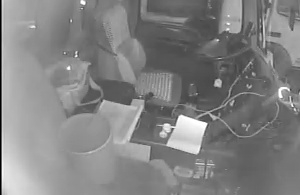
#> input picture labels/random/images/20180625_12_16.jpg, 300 x 195 px; its folder holds 4 pictures in this run
$ python random-random-gen.py
#> lines starting #> are read from the running program, lines starting #| are printed output that depends on the picture
import os, cv2
import random as rd
path = 'random/'
save_folder_anno = path+'annotation/'
save_folder_images = path+'crop_images/'

def gen_bbox(height,width):
    # new_height = rd.randint(1,height-50)
    # new_width = new_height
    new_height = 100
    new_width = 100
    # new_width = rd.randint(1,width-50)
    position = (rd.randint(1,height-new_height), rd.randint(1,width-new_width))
    return position, new_height, new_width

for file in os.listdir(path+'images/'):
    img = cv2.imread(path+'images/'+file)
#> img is the input picture: shape (195, 300, 3); min 0, max 255, mean 130.3
    height, width = img.shape[0], img.shape[1]
#> height = 195; width = 300
    position, height, width = gen_bbox(height, width)
#> position = (50, 195); height = 100; width = 100
    with open(save_folder_anno+file[:file.index('.')]+'.xml','w+') as f:
        f.write('<xmin>'+str(position[0])+'</xmin>')
        f.write('<ymin>'+str(position[1])+'</ymin>')
        f.write('<xmax>'+str(position[0]+width)+'</xmax>')
        f.write('<ymax>'+str(position[1]+height)+'</ymax>')
        f.close()
    cv2.imwrite(save_folder_images+file, img[   position[0]:position[0]+width,
                                                position[1]:position[1]+height  ])
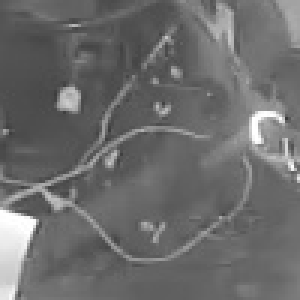
#> saved as 20180625_12_16.jpg: shape (100, 100, 3) (shown 3 times larger); min 59, max 255, mean 107.9
#> pass 2 of the loop `for file in os.listdir(path+'images/'):`:
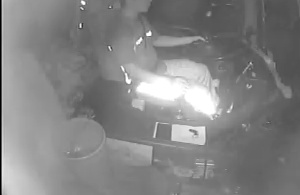
#> input picture labels/random/images/20180626_16_35.jpg, 300 x 195 px
#> img is the input picture: shape (195, 300, 3); min 0, max 255, mean 132
#> `cv2.imwrite(save_folder_images+file, img[   position[0]:position[0]+wi..`:
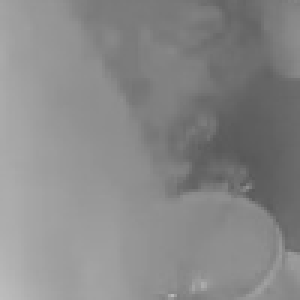
#> saved as 20180626_16_35.jpg: shape (100, 100, 3) (shown 3 times larger); min 88, max 189, mean 136.1
#> pass 3 of the loop `for file in os.listdir(path+'images/'):`:
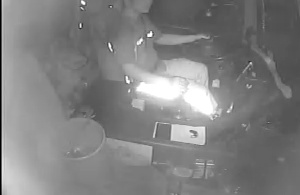
#> input picture labels/random/images/20180626_18_40.jpg, 300 x 195 px
#> img is the input picture: shape (195, 300, 3); min 0, max 255, mean 128.6
#> `cv2.imwrite(save_folder_images+file, img[   position[0]:position[0]+wi..`:
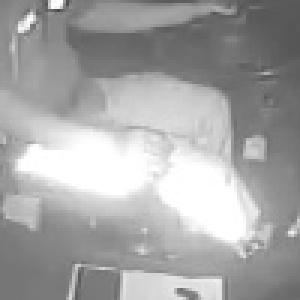
#> saved as 20180626_18_40.jpg: shape (100, 100, 3) (shown 3 times larger); min 72, max 255, mean 165.5
#> the loop made 4 passes; the first 3 are shown
